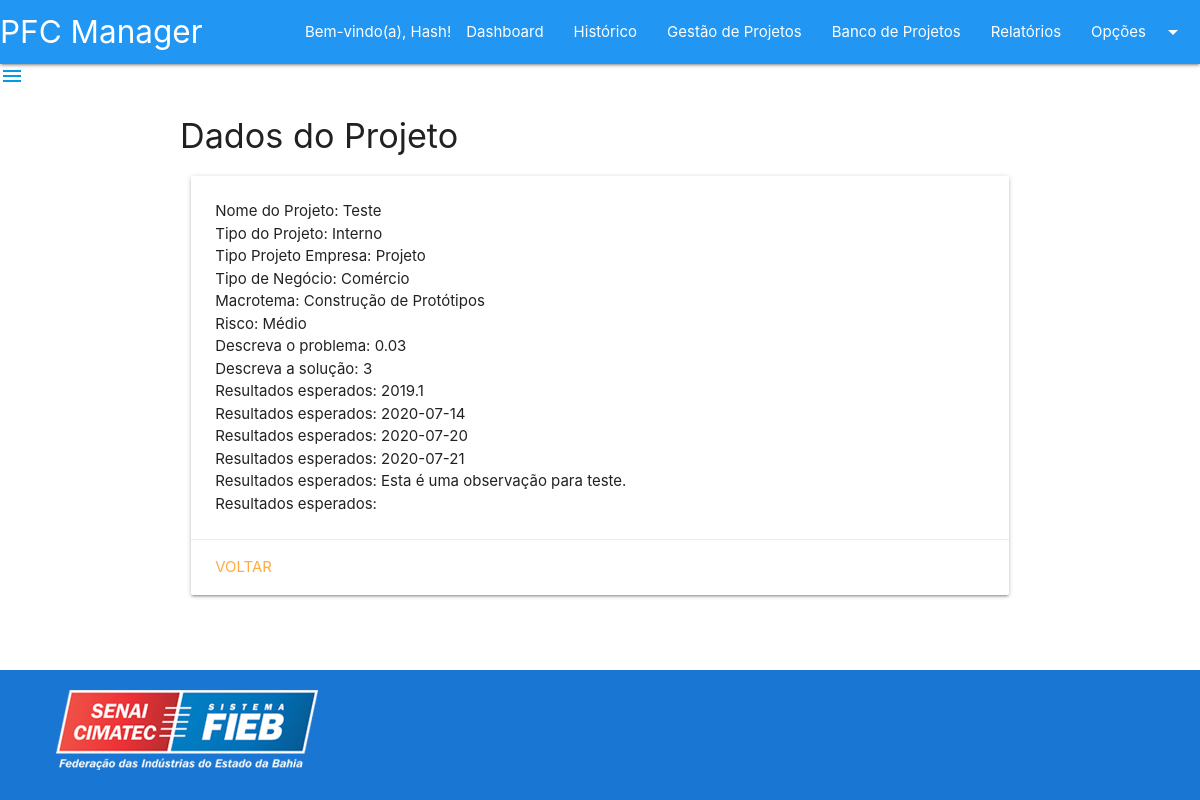
/telas/paginas_projeto/projeto_detalhe.php?id=13 (signed in), run on the app's committed database.
### tables this page shows
CREATE TABLE `cursos` (
  `curso_id` int NOT NULL AUTO_INCREMENT,
  `curso_nome` varchar(45) DEFAULT NULL,
  `curso_area_id` int NOT NULL,
  `curso_coordenador_id` int NOT NULL,
  PRIMARY KEY (`curso_id`),
  KEY `fk_cursos_areas1_idx` (`curso_area_id`),
  KEY `fk_cursos_coordenadores1_idx` (`curso_coordenador_id`),
  CONSTRAINT `fk_cursos_areas1` FOREIGN KEY (`curso_area_id`) REFERENCES `areas` (`area_id`),
  CONSTRAINT `fk_cursos_coordenadores1` FOREIGN KEY (`curso_coordenador_id`) REFERENCES `coordenadores` (`coordenador_id`)
);

CREATE TABLE `projetos` (
  `projeto_id` int NOT NULL AUTO_INCREMENT,
  `projeto_nome` varchar(45) DEFAULT NULL,
  `projeto_tipo` varchar(45) DEFAULT NULL,
  `projeto_empresa` varchar(45) DEFAULT NULL,
  `projeto_negocio` varchar(45) DEFAULT NULL,
  `projeto_macrotema` varchar(45) DEFAULT NULL,
  `projeto_risco` varchar(45) DEFAULT NULL,
  `projeto_retorno` decimal(10,2) DEFAULT NULL,
  `projeto_status` int DEFAULT NULL,
  `projeto_semestre` decimal(5,1) DEFAULT NULL,
  `projeto_entregavel1` date DEFAULT NULL,
  `projeto_status1` int DEFAULT NULL,
  `projeto_entregavel2` date DEFAULT NULL,
  `projeto_status2` int DEFAULT NULL,
  `projeto_entregavel3` date DEFAULT NULL,
  `projeto_status3` int DEFAULT NULL,
  `projeto_observacao` varchar(1000) DEFAULT NULL,
  `projeto_motivocancelamento` varchar(1000) DEFAULT NULL,
  `projeto_tem_banca` tinyint NOT NULL,
  `projeto_cliente_id` int DEFAULT NULL,
  `projeto_equipe_id` int DEFAULT NULL,
  PRIMARY KEY (`projeto_id`),
  KEY `fk_projetos_clientes1_idx` (`projeto_cliente_id`),
  KEY `fk_projetos_equipes1_idx` (`projeto_equipe_id`),
  CONSTRAINT `fk_projetos_clientes1` FOREIGN KEY (`projeto_cliente_id`) REFERENCES `clientes` (`cliente_id`),
  CONSTRAINT `fk_projetos_equipes1` FOREIGN KEY (`projeto_equipe_id`) REFERENCES `equipes` (`equipe_id`)
);

### servicos/ServicosProjeto.php (called while the page is built, shortened)
<?php
class ServicosProjeto implements iServicosProjeto
{
  function buscarProjetoPorId($projeto_id)
  {
    $conexao = conectar();
    $consulta = "SELECT * FROM cursos
        INNER JOIN areas
          ON cursos.curso_area_id = areas.area_id
        INNER JOIN coordenadores
          ON cursos.curso_coordenador_id = coordenadores.coordenador_id
        INNER JOIN turmas
          ON turmas.turma_curso_id = cursos.curso_id
        CROSS JOIN projetos
        INNER JOIN clientes
          ON projetos.projeto_cliente_id = clientes.cliente_id
        INNER JOIN equipes
          ON projetos.projeto_equipe_id = equipes.equipe_id
          AND equipes.equipe_turma_id = turmas.turma_id
        INNER JOIN gpes
          ON turmas.turma_gpe_id = gpes.gpe_id
        INNER JOIN orientadores
          ON turmas.turma_orientador_id = orientadores.orientador_id
        WHERE projeto_id = $projeto_id;";
    $resultado = mysqli_query($conexao, $consulta);
    return $resultado;
  }
}

### telas/paginas_projeto/projeto_detalhe.php (the view, shortened to what this page needs)
<?php require_once("../../servicos/ServicosProjeto.php"); ?>
<?php
if ($_SESSION["usuario_nome"]) {
?>
    <?php
    $servicosProjeto = new ServicosProjeto();
    ?>
    <?php
    $resultado = $servicosProjeto->buscarProjetoPorId($_GET["id"]);
    $linha = mysqli_fetch_assoc($resultado);
    ?>
    <!DOCTYPE html>
    <html lang="pt-BR">
    <head>
        <?php include_once("../compartilhado/head.php"); ?>
    </head>
    <body>
        <?php include_once("../compartilhado/header.php"); ?>
        <main>
            <div class="container">
                <h4>Dados do Projeto</h4>
                <div class="row">
                    <div class="col s12">
                        <div class="card">
                            <div class="card-content">
                                <p>Nome do Projeto: <?php echo $linha["projeto_nome"] ?></p>
                                <p>Tipo do Projeto: <?php echo $linha["projeto_tipo"] ?></p>
                                <p>Tipo Projeto Empresa: <?php echo $linha["projeto_empresa"] ?></p>
                                <p>Tipo de Negócio: <?php echo $linha["projeto_negocio"] ?></p>
                                <p>Macrotema: <?php echo $linha["projeto_macrotema"] ?></p>
                                <p>Risco: <?php echo $linha["projeto_risco"] ?></p>
                                <p>Descreva o problema: <?php echo $linha["projeto_retorno"] ?></p>
                                <p>Descreva a solução: <?php echo $linha["projeto_status"] ?></p>
                                <p>Resultados esperados: <?php echo $linha["projeto_semestre"] ?></p>
                                <p>Resultados esperados: <?php echo $linha["projeto_entregavel1"] ?></p>
                                <p>Resultados esperados: <?php echo $linha["projeto_entregavel2"] ?></p>
                                <p>Resultados esperados: <?php echo $linha["projeto_entregavel3"] ?></p>
                                <p>Resultados esperados: <?php echo $linha["projeto_observacao"] ?></p>
                                <p>Resultados esperados: <?php echo $linha["projeto_motivocancelamento"] ?></p>
                            </div>
                            <div class="card-action">
                                <a href="../paginas_projeto/gestao.php">voltar</a>
                            </div>
                        </div>
                    </div>
                </div>
            </div>
        </main>
    </body>
    <?php include_once("../compartilhado/footer.php"); ?>
    </html>
<?php
} else {
    header("location:../inicio/login.php");
}
?>

### telas/compartilhado/head.php (style rules this page uses)
body { display: flex; min-height: 100vh; flex-direction: column; }
main { flex: 1 0 auto; }

### data on the page
cursos: projetos.projeto_nome "Teste", projetos.projeto_tipo "Interno", projetos.projeto_empresa "Projeto", projetos.projeto_negocio "Comércio", projetos.projeto_macrotema "Construção de Protótipos", projetos.projeto_risco "Médio", projetos.projeto_retorno "0.03", projetos.projeto_status "3", projetos.projeto_semestre "2019.1", projetos.projeto_entregavel1 "2020-07-14", projetos.projeto_entregavel2 "2020-07-20", projetos.projeto_entregavel3 "2020-07-21", projetos.projeto_observacao "Esta é uma observação para teste."

### other printed values
$_SESSION["usuario_nome"] "Hash"
